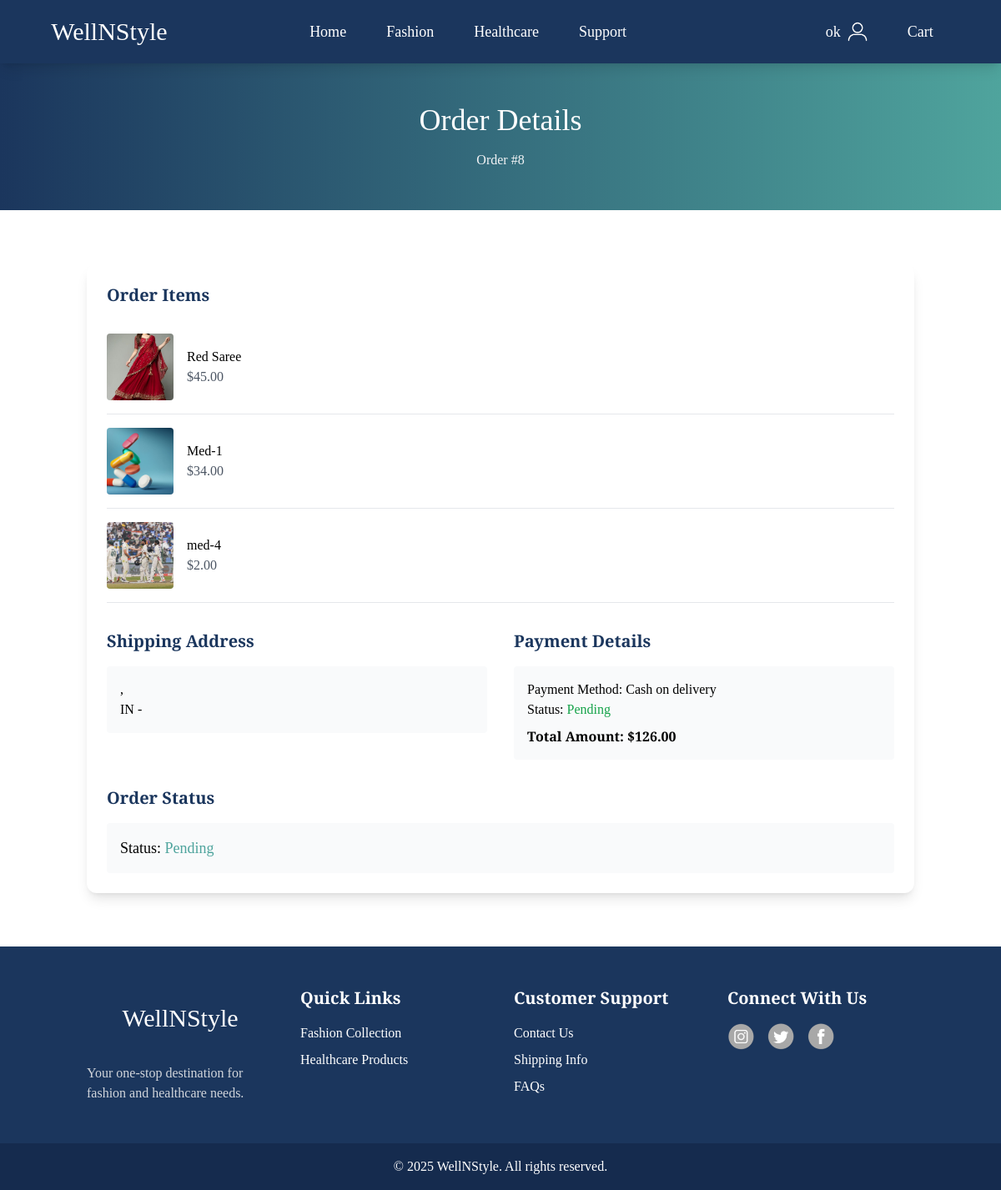
The app's page /order/details/8/ (signed in), older data.
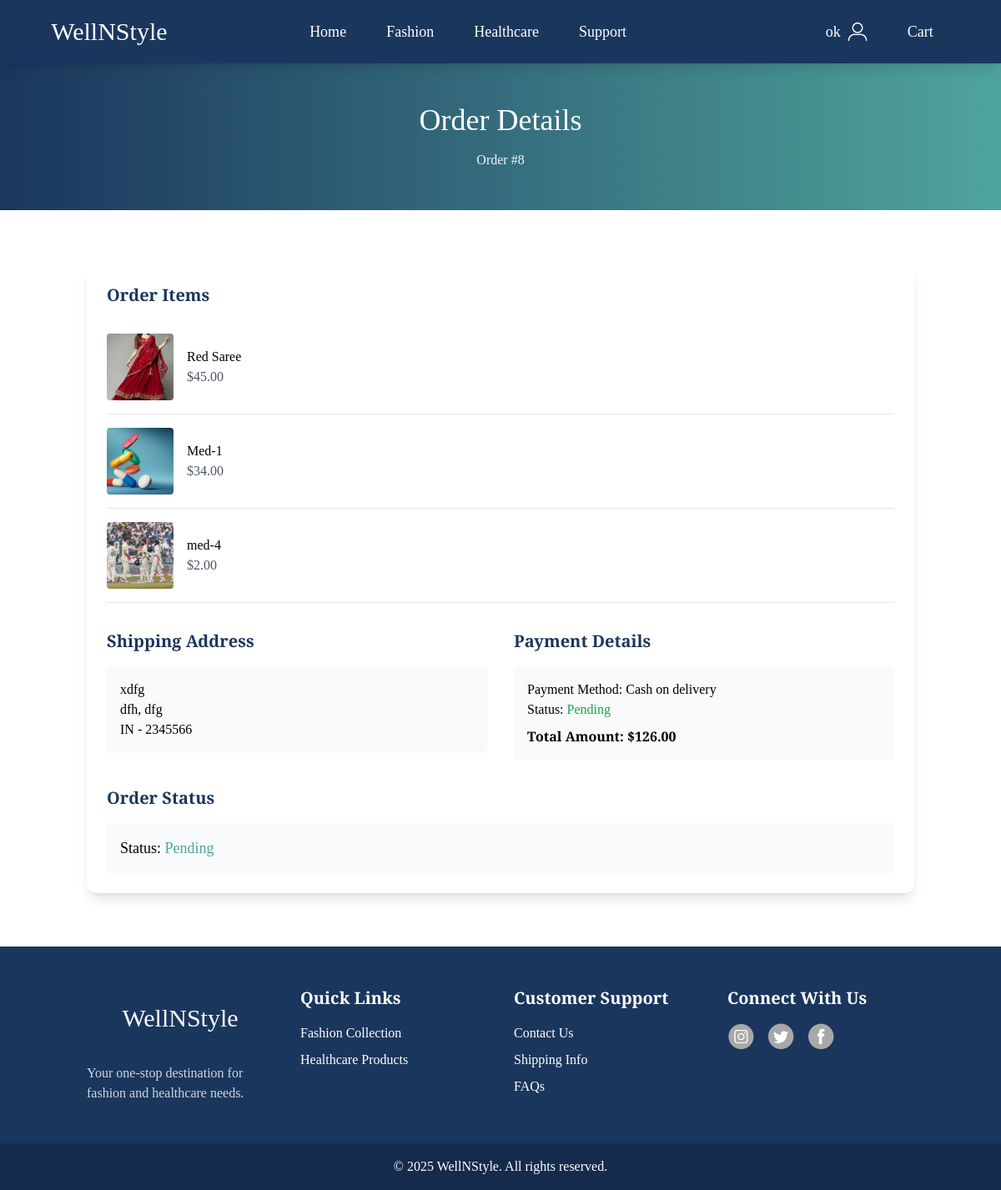
The same page, newer data.
### ecom/models.py (models this page shows)
class Address(models.Model):
    user = models.ForeignKey(User, on_delete=models.CASCADE)
    address_line1 = models.CharField(max_length=255)
    address_line2 = models.CharField(max_length=255, blank=True)
    city = models.CharField(max_length=100)
    state = models.CharField(max_length=100)
    country = models.CharField(max_length=100)
    zip_code = models.CharField(max_length=20)

### ecom/views.py (the view)
# urls.py: path('order/details/<int:order_id>/', order_details, name='order_details'),
@login_required(login_url='/loginpg/')
def order_details(request, order_id):
    order = get_object_or_404(Order, id=order_id, user=request.user)
    address = Address.objects.filter(user=request.user).last()
    payment = Payment.objects.filter(order=order).first()
    return render(request, 'ecom/orderdetails.html', {
        'order': order,
        'address': address,
        'payment': payment
    })

### ecom/templates/ecom/orderdetails.html (shortened to what this page needs)
{% extends 'ecom/base.html' %}
{% load static %}
{% block body %}
<div class="bg-gradient-to-r from-[#1B365D] to-[#4FA49D] py-12">
    <h1 class="text-4xl text-center text-white mb-4">Order Details</h1>
    <p class="text-center text-gray-100">Order #{{ order.id }}</p>
</div>
<div class="container mx-auto px-4 py-16">
    <div class="bg-white rounded-xl shadow-lg overflow-hidden">
        <div class="p-6">
            <div class="mb-8">
                <h2 class="text-xl font-semibold text-[#1B365D] mb-4">Order Items</h2>
                {% for product in order.products.all %}
                <div class="flex items-center border-b py-4">
                    <img src="{{ product.image.url }}" alt="{{ product.name }}" class="w-20 h-20 object-cover rounded">
                    <div class="ml-4 flex-grow">
                        <h3 class="font-medium">{{ product.name }}</h3>
                        <p class="text-gray-600">${{ product.price }}</p>
                    </div>
                </div>
                {% endfor %}
            </div>
            <div class="grid md:grid-cols-2 gap-8">
                <div>
                    <h2 class="text-xl font-semibold text-[#1B365D] mb-4">Shipping Address</h2>
                    <div class="bg-gray-50 p-4 rounded">
                        <p>{{ address.address_line1 }}</p>
                        <p>{{ address.city }}, {{ address.state }}</p>
                        <p>{{ address.country }} - {{ address.zip_code }}</p>
                    </div>
                </div>
                <div>
                    <h2 class="text-xl font-semibold text-[#1B365D] mb-4">Payment Details</h2>
                    <div class="bg-gray-50 p-4 rounded">
                        <p>Payment Method: {{ payment.payment_method }}</p>
                        <p>Status: <span class="text-green-600">{{ payment.status }}</span></p>
                        <p class="font-semibold mt-2">Total Amount: ${{ order.total_price }}</p>
                    </div>
                </div>
            </div>
            <div class="mt-8">
                <h2 class="text-xl font-semibold text-[#1B365D] mb-4">Order Status</h2>
                <div class="bg-gray-50 p-4 rounded">
                    <p class="text-lg font-medium">
                        Status:
                        <span class="text-[#4FA49D]">{{ order.status }}</span>
                    </p>
                </div>
            </div>
        </div>
    </div>
</div>
{% endblock %}

Row changes from the older to the newer data that the page shows:
no longer on this page (row unchanged): Address: country "IN"
added Address: address_line1 "xdfg", city "dfh", state "dfg", country "IN", zip_code "2345566"
